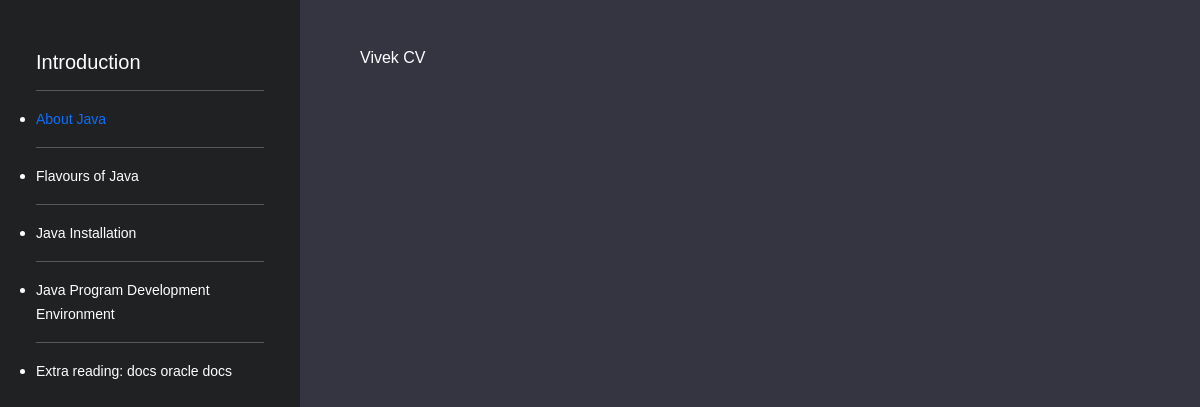
Page /roadmap/subtopic/about-java on the committed database.
### Main/models.py (models this page shows, shortened)
class SubTopic(models.Model):
    topic = models.ForeignKey(
        Topic, on_delete=models.CASCADE, null=True, related_name="subtopic"
    )
    name = models.CharField(max_length=500)
    body = RichTextField(null=True,blank=True)
    slug = models.SlugField(max_length=200, unique=True, blank=True, null=True)

class Topic(models.Model):
    subject = models.ForeignKey(Subject, on_delete=models.CASCADE, null=True,related_name='topics')
    name = models.TextField(max_length=100, default="")
    is_started = models.BooleanField(default=False)
    weightage =  models.IntegerField(default=0)

### Main/views.py (the view)
# urls.py: path('roadmap/subtopic/<str:str>',views.subtopicdesc),
def subtopicdesc(request, str):
    subtopic = SubTopic.objects.get(slug=str)
    tests = Test.objects.all()
    params = {
        "subtopic": subtopic,
    }
    return render(request, "subtopicdesc.html", params)

### templates/subtopicdesc.html (shortened to what this page needs)
{% extends 'base.html' %}
{% block body %}
    <div class="container-fluid text-white" style="background-color:#343541;">
        <div class="row">
            <div class="col-3" style="background-color:#202123;">
                <ul class="position-sticky px-4" style="top:0px;padding-top:50px;min-height:100vh;">
                    <h5>{{subtopic.topic.name}}</h5>
                    {% for i in subtopic.topic.subtopic.all %}
                    <hr class="hr"/>
                        {% if subtopic.name == i.name %}
                        <li><a href="{{i.slug}}" class="text-primary small">{{i.name}}</a></li>
                        {% else %}
                            <li><a href="{{i.slug}}" class="text-white small">{{i.name}}</a></li>
                        {% endif %}
                    {% endfor %}
                </ul>
            </div>
            <div class="col-9">
                <h6 class="textbody mx-5" style="font-family:sans-serif,monospace;color:#C1C2C7;">
                    {% if subtopic.body == None %}
                        No Data Available
                    {%else%}
                    {{subtopic.body|safe}}
                    {% endif %}
                </h6>
            </div>
        </div>
    </div>
{% endblock body %}

### templates/base.html (style rules this page uses)
* { font-family: sans-serif, monospace; }

### templates/subtopicdesc.html (style rules this page uses)
a { text-decoration:none; color:black; }

### rows in the picture
SubTopic: topic.name "Introduction", name "About Java", body "Vivek CV"
SubTopic: name "Flavours of Java"
SubTopic: name "Java Installation"
SubTopic: name "Java Program Development Environment"
SubTopic: name "Extra reading: docs oracle docs"
